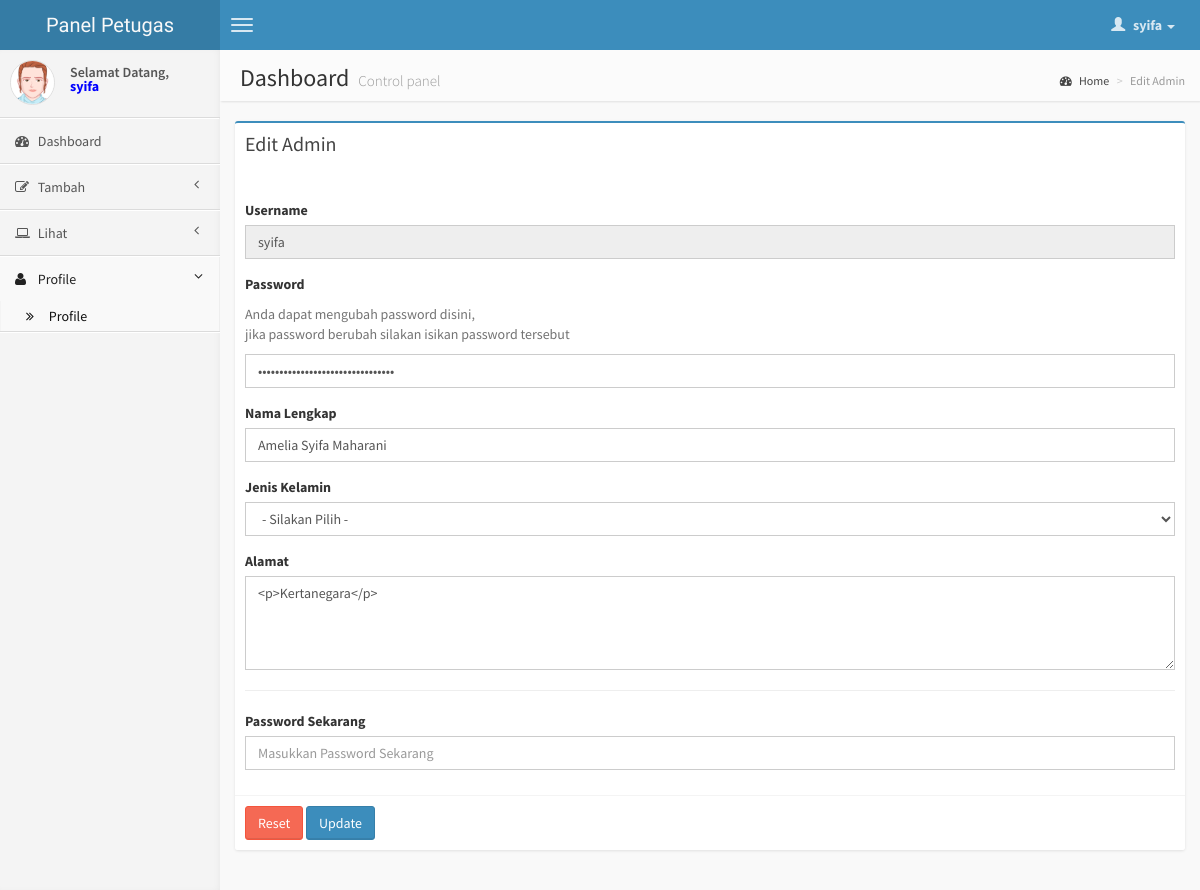
Screenshot of /dashboard/petugas/edit_profile.php?Username=syifa (signed in) with the database file from the repository.
### tables this page shows
CREATE TABLE IF NOT EXISTS `sig_auth_user` (
  `Username` varchar(255) NOT NULL,
  `Password` varchar(255) NOT NULL,
  `Nama_Lengkap` varchar(255) NOT NULL,
  `Jenis_Kelamin` enum('Laki - Laki','Perempuan','','') NOT NULL,
  `Alamat` text NOT NULL,
  `Hak_Akses` enum('Administrator','Petugas') NOT NULL DEFAULT 'Petugas',
  PRIMARY KEY (`Username`)
);

### dashboard/petugas/edit_profile.php (the view, shortened to what this page needs)
<?php
if($_SESSION['Hak_Akses'] == 'Petugas')
{?>
<!DOCTYPE html>
<html>
    <head>
        <link href="css/bootstrap.min.css" rel="stylesheet" type="text/css" />
        <link href="css/font-awesome.min.css" rel="stylesheet" type="text/css" />
        <link href="css/AdminLTE.css" rel="stylesheet" type="text/css" />
    </head>
    <body class="skin-blue">
        <header class="header">
            <a href="index.php" class="logo">
                Panel Petugas
            </a>
            <nav class="navbar navbar-static-top" role="navigation">
                <a href="#" class="navbar-btn sidebar-toggle" data-toggle="offcanvas" role="button">
                    <span class="icon-bar"></span>
                    <span class="icon-bar"></span>
                    <span class="icon-bar"></span>
                </a>
                <div class="navbar-right">
                    <ul class="nav navbar-nav">
                        <li class="dropdown user user-menu">
                            <a href="#" class="dropdown-toggle" data-toggle="dropdown">
                                <i class="glyphicon glyphicon-user"></i>
                                <span><?php echo $_SESSION['Username'];?> <i class="caret"></i></span>
                            </a>
                        </li>
                    </ul>
                </div>
            </nav>
        </header>
        <div class="wrapper row-offcanvas row-offcanvas-left">
            <aside class="left-side sidebar-offcanvas">
                <section class="sidebar">
                    <div class="user-panel">
                        <div class="pull-left image">
                            	   <?php if($_SESSION['Jenis_Kelamin']== 'Laki - Laki') { ?>
                                   <img src="img/avatar5.png" class="img-circle" alt="User Image" />
                                   <?php }
                                   else{ ?>
                                   <img src="img/avatar2.png" class="img-circle" alt="User Image" />
                                   <?php } ?>
                        </div>
                        <div class="pull-left info">
                            Selamat Datang, <br>
                          <p style="font-weight:bold; color:#00F;"> <?php echo $_SESSION['Username'];?></p>
                        </div>
                    </div>
                    <ul class="sidebar-menu">
                        <li class="">
                            <a href="index.php">
                                <i class="fa fa-dashboard"></i> <span>Dashboard</span>
                            </a>
                        </li>
                        <li class="treeview">
                            <a href="#">
                                <i class="fa fa-edit"></i>
                                <span>Tambah</span>
                                <i class="fa fa-angle-left pull-right"></i>
                            </a>
                        </li>
                        <li class="treeview">
                            <a href="#">
                                <i class="fa fa-laptop"></i>
                                <span>Lihat</span>
                                <i class="fa fa-angle-left pull-right"></i>
                            </a>
                        </li>
                        <li class="treeview active">
                            <a href="#">
                                <i class="fa fa-user"></i>
                                <span>Profile</span>
                                <i class="fa fa-angle-left pull-right"></i>
                            </a>
                            <ul class="treeview-menu">
                                <li class="active"><a href="profile.php"><i class="fa fa-angle-double-right"></i> Profile</a></li>
                            </ul>
                        </li>
                    </ul>
                </section>
            </aside>
            <aside class="right-side">
                <section class="content-header">
                    <h1>
                        Dashboard
                        <small>Control panel</small>
                    </h1>
                    <ol class="breadcrumb">
                        <li><a href="#"><i class="fa fa-dashboard"></i> Home</a></li>
                        <li class="active">Edit Admin</li>
                    </ol>
                </section>
                <section class="content">
                     <div class="box box-primary">
                                <div class="box-header">
                                    <h3 class="box-title">Edit Admin</h3>
                                </div>
                                <?php
                                $Username = $_GET["Username"];
								$queri = mysql_query("SELECT * FROM `sig_auth_user` WHERE Username='$Username'");
								while($urai = mysql_fetch_array($queri))
								{
                                ?>
                                <form role="form" method="post" action="../../process/update_profil_petugas.php">
                                    <div class="box-body">
                                         <div class="form-group">
                                            <label>Username</label>
                                            <input type="text" name="username" class="form-control" value="<?php echo $urai['Username'];?>" disabled>
                                        </div>
                                        <div class="form-group">
                                            <label>Password</label>
                                             <p class="help-block">Anda dapat mengubah password disini, <br>
                                            jika password berubah silakan isikan password tersebut</p>
                                            <input type="password" name="Password" class="form-control" id="Password"  value="<?php echo $urai['Password'];?>">
                                        </div>
                                         <div class="form-group">
                                            <label>Nama Lengkap</label>
                                            <input type="text" name="Names" class="form-control" id="Names"  value="<?php echo $urai['Nama_Lengkap'];?>">
                                        </div>
                                         <div class="form-group">
                                            <label>Jenis Kelamin</label>
                                            <select class="form-control" name="optionsRadios" id="optionsRadios">
                                            	<option selected>- Silakan Pilih -</option>
                                            </select>
                                        </div>
                                         <div class="form-group">
                                            <label>Alamat</label>
                                            <textarea class="form-control ckeditor" rows="4" name="Alamat" id="Alamat"><?php echo $urai['Alamat'];?></textarea>
                                        </div>
                                        <hr>
                                        <div class="form-group">
                                            <label for="exampleInputPassword1">Password Sekarang</label>
                                            <input type="password" name="Passwordnow" class="form-control" id="Passwordnow" placeholder="Masukkan Password Sekarang" required>
                                        </div>
                                    </div>
                                    <div class="box-footer">
                                    	<button type="reset" class="btn btn-danger">Reset</button>
                                        <button type="submit" class="btn btn-primary">Update</button>
                                    </div>
                                </form>
                                <?php }?>
                            </div>
                        </section>
                    </div>
    </body>
</html>
<?php
}
else
{
	include("error.php");
}?>

### rows the page displays
sig_auth_user: username "syifa", Names "Amelia Syifa Maharani", Alamat "<p>Kertanegara</p>"

### other values shown
$_SESSION['Username'] "syifa"
